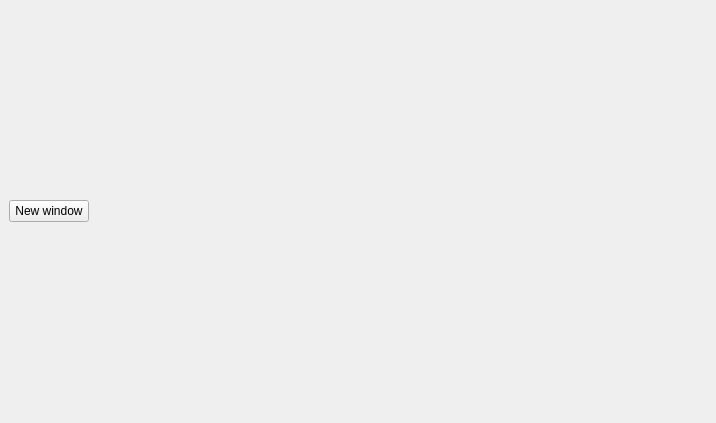
<?xml version="1.0" encoding="UTF-8"?>
<ui version="4.0">
 <class>UiMathExpEval</class>
 <widget class="QWidget" name="UiMathExpEval">
  <property name="geometry">
   <rect>
    <x>0</x>
    <y>0</y>
    <width>716</width>
    <height>423</height>
   </rect>
  </property>
  <property name="windowTitle">
   <string>UiMathExpEval</string>
  </property>
  <layout class="QVBoxLayout" name="verticalLayout">
   <property name="leftMargin">
    <number>0</number>
   </property>
   <property name="topMargin">
    <number>0</number>
   </property>
   <property name="rightMargin">
    <number>0</number>
   </property>
   <property name="bottomMargin">
    <number>0</number>
   </property>
   <item>
    <layout class="QVBoxLayout" name="verticalLayout_Widget"/>
   </item>
   <item>
    <layout class="QVBoxLayout" name="verticalLayout_Button">
     <property name="leftMargin">
      <number>9</number>
     </property>
     <property name="rightMargin">
      <number>9</number>
     </property>
     <item>
      <widget class="QPushButton" name="pushButton_NewWindow">
       <property name="sizePolicy">
        <sizepolicy hsizetype="Maximum" vsizetype="Fixed">
         <horstretch>0</horstretch>
         <verstretch>0</verstretch>
        </sizepolicy>
       </property>
       <property name="text">
        <string>New window</string>
       </property>
      </widget>
     </item>
    </layout>
   </item>
  </layout>
 </widget>
 <resources/>
 <connections/>
</ui>
